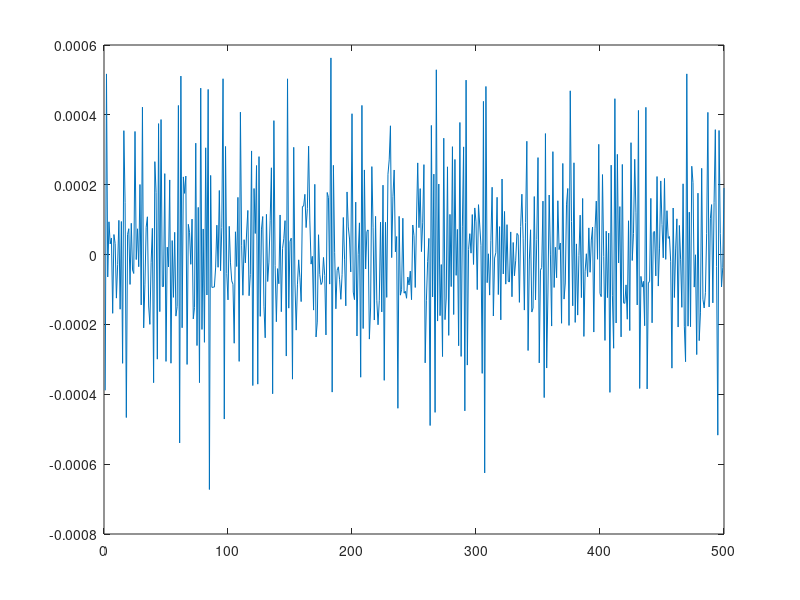
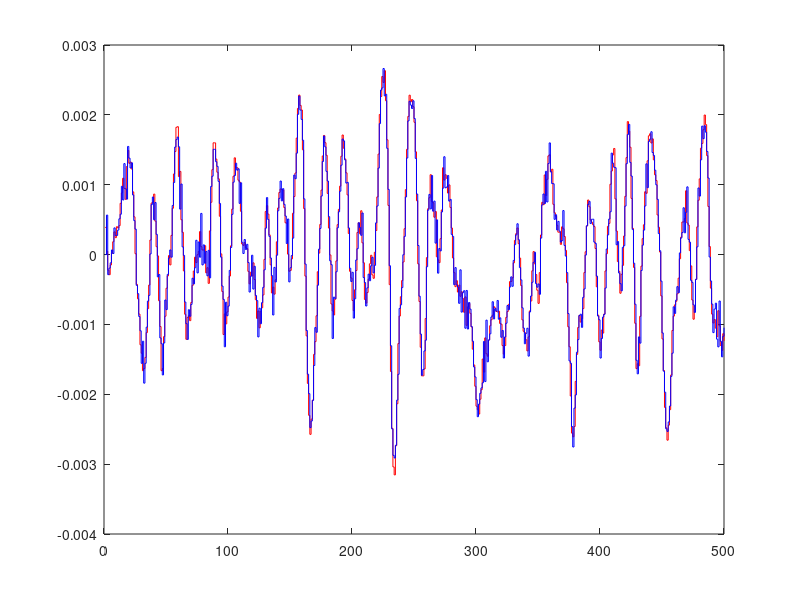

The MATLAB script that drew these images, in order:
%% Initialisation

clc; 
clear;
close all;


load laserbeamdataN.mat
N = size(u, 1);

%% Parameter vector

fsum = zeros();
phi = zeros(N,4);

phi(2, :) = [-y(1), 0, u(1), 0];
for k=3:N
    phi(k,:)= [-y(k-1),-y(k-2),u(k-1),u(k-2)];
end

theta = phi \ y;
yh = phi * theta;

diff = yh-y;

J = norm(diff)^2;
disp(sprintf("Loss: %f", J))

figure;
plot(diff);

figure;
stairs(y,'r');
hold on;
stairs(yh,'b');